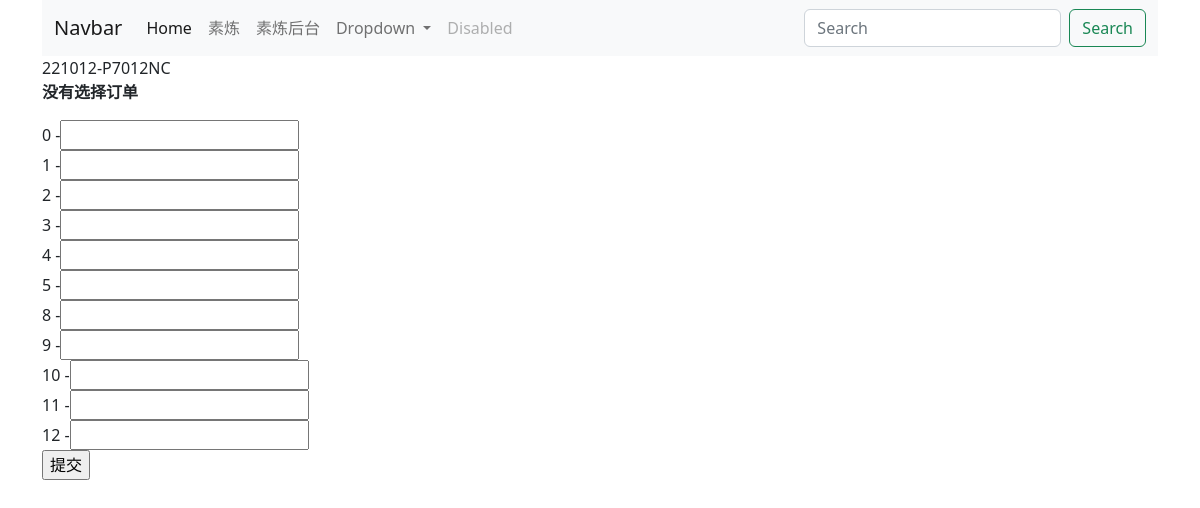
/mixb/add-result/2/, run on an earlier commit of the app's database.
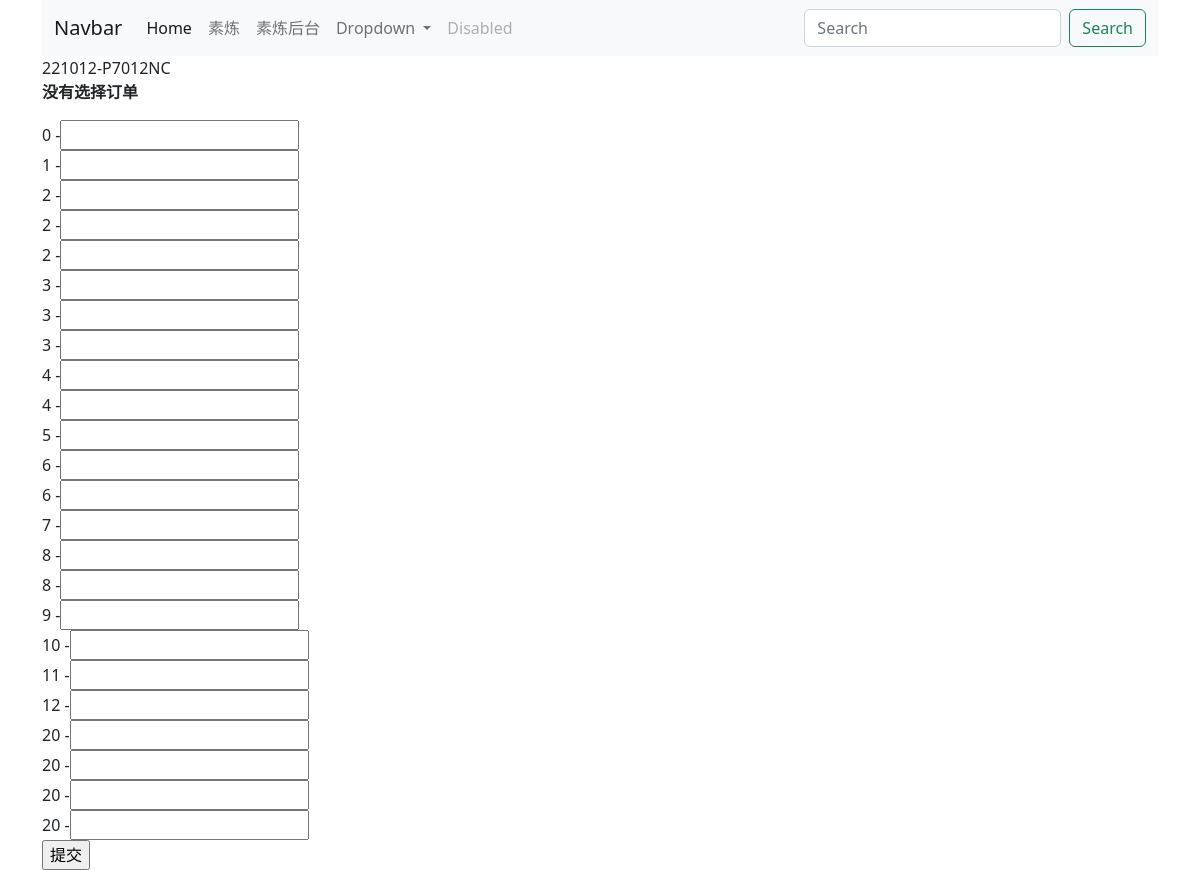
And on a later commit of the database.
### mixb/models.py (models this page shows, shortened)
class TestResult(models.Model):
    plan = models.ForeignKey(Schedule, on_delete=models.PROTECT)
    batch = models.IntegerField(null=True, blank=True, verbose_name='回数')
    mv = models.FloatField(null=True, blank=True, verbose_name='门尼值')
    scorch = models.FloatField(null=True, blank=True, verbose_name='焦烧')
    fmin = models.FloatField(null=True, blank=True, verbose_name='Fmin')
    fmax = models.FloatField(null=True, blank=True, verbose_name='Fmax')
    t10 = models.FloatField(null=True, blank=True, verbose_name='T10')
    t90 = models.FloatField(null=True, blank=True, verbose_name='T90')
    sg = models.FloatField(null=True, blank=True, verbose_name='SG')
    hs = models.FloatField(null=True, blank=True, verbose_name='HS')
    m_percent = models.FloatField(null=True, blank=True, verbose_name='M %')
    tb = models.FloatField(null=True, blank=True, verbose_name='TB')
    eb = models.FloatField(null=True, blank=True, verbose_name='EB')
    shipment_status = models.BooleanField(default=False, verbose_name='出货状态')
    class Meta:
        verbose_name = verbose_name_plural = '检查明细'
        ordering = ('batch',)

### mixb/views.py (the view)
# urls.py: path('add-result/<int:schedule_id>/', views.add_result, name='add_result'),
def add_result(request, schedule_id):
    schedule = get_object_or_404(Schedule, pk=schedule_id)
    try:
        current_batch = schedule.testresult_set.get(pk=request.POST['batch'])
    except(KeyError, TestResult.DoesNotExist):
        return render(request, 'mixb/add-result.html', {
            'schedule': schedule,
            'error_message': "没有选择订单",
        })
    else:
        schedule.testresult_set.add(current_batch)
        return HttpResponseRedirect(reverse('schedule:add_result', args=(schedule.id,)))

### mixb/models.py (called while the page is built)
    def __str__(self):
        return self.name

### mixb/templates/mixb/add-result.html (shortened to what this page needs)
{% extends 'header.html' %}
{% block content %}
<form action="{% url 'mixb:add_result' schedule.id %}" method="post">
    {{ schedule.lot }}-{{ schedule.item }}
    {% if error_message %} <p><strong>{{ error_message }}</strong></p>{% endif %}
    {% for result in schedule.testresult_set.all %}
    {{ result.batch }} -<input type="text" name="mv" id="" >
    <br>
    {% endfor %}
    <input type="submit" value="提交">
</form>
{% endblock content %}

What changed in the data, as far as the page shows it:
added TestResult: batch "2"
added TestResult: batch "2"
added TestResult: batch "3"
added TestResult: batch "3"
added TestResult: batch "4"
added TestResult: batch "6"
added TestResult: batch "6"
added TestResult: batch "7"
added TestResult: batch "8"
added TestResult: batch "20"
added TestResult: batch "20"
added TestResult: batch "20"
added TestResult: batch "20"
